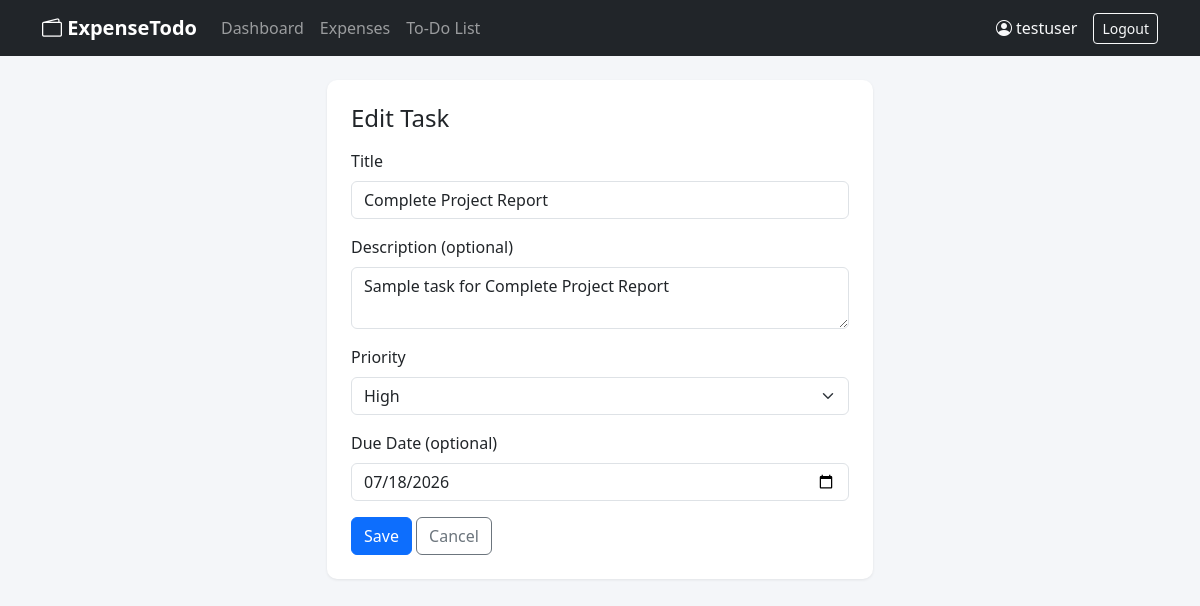
The app's page /todos/1/edit/ (signed in) with its own data.
### todos/models.py (models this page shows, shortened)
class Todo(models.Model):
    PRIORITY_CHOICES = [
        ('Low', 'Low'),
        ('Medium', 'Medium'),
        ('High', 'High'),
    ]
    user = models.ForeignKey(User, on_delete=models.CASCADE, related_name='todos')
    title = models.CharField(max_length=150)
    description = models.TextField(blank=True)
    priority = models.CharField(max_length=10, choices=PRIORITY_CHOICES, default='Medium')
    due_date = models.DateField(null=True, blank=True)
    completed = models.BooleanField(default=False)
    created_at = models.DateTimeField(auto_now_add=True)
    class Meta:
        ordering = ['completed', '-priority', 'due_date']

### todos/views.py (the view)
# urls.py: path('<int:pk>/edit/', views.todo_update, name='todo_update'),
@login_required
def todo_update(request, pk):
    todo = get_object_or_404(Todo, pk=pk, user=request.user)
    if request.method == 'POST':
        form = TodoForm(request.POST, instance=todo)
        if form.is_valid():
            form.save()
            messages.success(request, 'Task updated.')
            return redirect('todo_list')
    else:
        form = TodoForm(instance=todo)
    return render(request, 'todos/todo_form.html', {'form': form, 'title': 'Edit Task'})

### todos/forms.py
class TodoForm(forms.ModelForm):
    class Meta:
        model = Todo
        fields = ['title', 'description', 'priority', 'due_date']
        widgets = {
            'title': forms.TextInput(attrs={'class': 'form-control', 'placeholder': 'e.g. Finish assignment'}),
            'description': forms.Textarea(attrs={'class': 'form-control', 'rows': 2}),
            'priority': forms.Select(attrs={'class': 'form-select'}),
            'due_date': forms.DateInput(attrs={'class': 'form-control', 'type': 'date'}),
        }

### templates/todos/todo_form.html (shortened to what this page needs)
{% extends 'base.html' %}
{% block content %}
<div class="row justify-content-center">
    <div class="col-md-6">
        <div class="card p-4">
            <h4 class="mb-3">{{ title }}</h4>
            <form method="post">
                <div class="mb-3">
                    <label class="form-label">Title</label>
                    {{ form.title }}
                </div>
                <div class="mb-3">
                    <label class="form-label">Description (optional)</label>
                    {{ form.description }}
                </div>
                <div class="mb-3">
                    <label class="form-label">Priority</label>
                    {{ form.priority }}
                </div>
                <div class="mb-3">
                    <label class="form-label">Due Date (optional)</label>
                    {{ form.due_date }}
                </div>
                <button type="submit" class="btn btn-primary">Save</button>
                <a href="{% url 'todo_list' %}" class="btn btn-outline-secondary">Cancel</a>
            </form>
        </div>
    </div>
</div>
{% endblock %}

### templates/base.html (shortened to what this page needs)
<!DOCTYPE html>
<html lang="en">
<head>
    <link href="https://cdn.jsdelivr.net/npm/bootstrap@5.3.3/dist/css/bootstrap.min.css" rel="stylesheet">
    <link href="https://cdn.jsdelivr.net/npm/bootstrap-icons@1.11.3/font/bootstrap-icons.css" rel="stylesheet">
</head>
<body>
{% if user.is_authenticated %}
<nav class="navbar navbar-expand-lg navbar-dark bg-dark">
    <div class="container">
        <a class="navbar-brand" href="{% url 'dashboard' %}"><i class="bi bi-wallet2"></i> ExpenseTodo</a>
        <div class="collapse navbar-collapse" id="navMenu">
            <ul class="navbar-nav me-auto">
                <li class="nav-item"><a class="nav-link" href="{% url 'dashboard' %}">Dashboard</a></li>
                <li class="nav-item"><a class="nav-link" href="{% url 'expense_list' %}">Expenses</a></li>
                <li class="nav-item"><a class="nav-link" href="{% url 'todo_list' %}">To-Do List</a></li>
            </ul>
            <ul class="navbar-nav">
                <li class="nav-item d-flex align-items-center me-3 text-light">
                    <i class="bi bi-person-circle me-1"></i> {{ user.username }}
                </li>
                <li class="nav-item">
                    <form method="post" action="{% url 'logout' %}" class="d-inline">
                        <button type="submit" class="btn btn-outline-light btn-sm">Logout</button>
                    </form>
                </li>
            </ul>
        </div>
    </div>
</nav>
{% endif %}
<div class="container my-4">
    {% block content %}{% endblock %}
</div>
</body>
</html>

### templates/base.html (style rules this page uses)
body { background-color: #f4f6f9; }
.navbar-brand { font-weight: 600; }
.card { border: none; box-shadow: 0 1px 3px rgba(0,0,0,0.08); border-radius: 10px; }

### records on screen
Todo: title "Complete Project Report", description "Sample task for Complete Project Report", priority "High", due_date "07/18/2026"

### other values on screen
{{ user.username }} "testuser"
{{ title }} "Edit Task"
